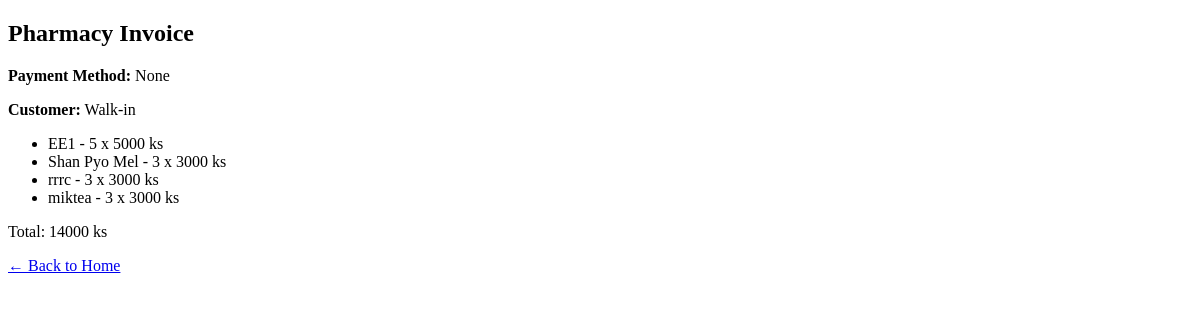
/print-preview/ (signed in), run on an earlier commit of the app's database.
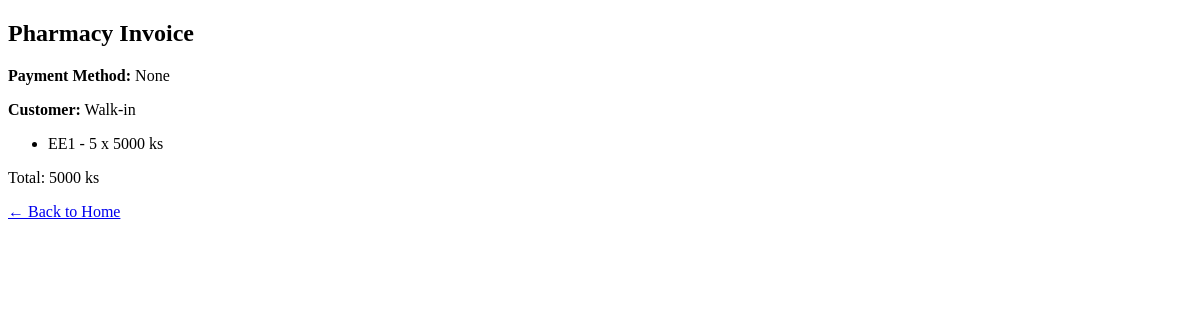
And on a later commit of the database.
### ourapp/models.py (models this page shows, shortened)
class CartProduct(models.Model):
    cart = models.ForeignKey(Cart, on_delete=models.CASCADE, verbose_name=_("Cart"))
    item = models.ForeignKey(Item, on_delete=models.CASCADE, verbose_name=_("Item"))
    qty = models.PositiveIntegerField(default=0, verbose_name=_("Quantity"))
    price = models.PositiveIntegerField(default=0, verbose_name=_("Price"))

class Item(models.Model):
    category = models.ForeignKey(Category, on_delete=models.CASCADE, verbose_name=_("Category"))
    item_photo = models.ImageField(upload_to='photos', verbose_name=_("Photo"))
    primary_supplier = models.ForeignKey(Supplier, on_delete=models.CASCADE, blank=True, null=True, verbose_name=_("Primary Supplier"))
    strength = models.CharField(max_length=50, blank=True, null=True, verbose_name=_("Strength"))
    item_name = models.CharField(max_length=255, verbose_name=_("Item Name"))
    item_quantity = models.PositiveIntegerField(verbose_name=_("Quantity"))
    item_price = models.PositiveIntegerField(verbose_name=_("Selling Price"))
    purcharse_price = models.PositiveIntegerField(default=0, verbose_name=_("Purchase Price"))
    reorder_level = models.PositiveIntegerField(default=0, blank=True, null=True, verbose_name=_("Reorder Level"))
    item_description = models.TextField(verbose_name=_("Description"))
    exp_date = models.DateField(verbose_name=_("Expiry Date"))
    brand_name = models.CharField(max_length=255, blank=True, null=True, verbose_name=_("Brand Name"))
    batch_number = models.CharField(max_length=100, blank=True, null=True, verbose_name=_("Batch Number"))
    stock_minimum = models.PositiveIntegerField(default=10, verbose_name=_("Minimum Stock"))
    is_limited = models.BooleanField(default=False, verbose_name=_("Limited Stock"))
    max_quantity = models.PositiveIntegerField(default=5, verbose_name=_("Maximum Quantity"))
    last_ordered = models.DateField(blank=True, null=True, verbose_name=_("Last Ordered"))

class Cart(models.Model):
    user = models.ForeignKey(User, on_delete=models.CASCADE, related_name='carts', verbose_name=_("User"))
    customer_name = models.CharField(max_length=100, blank=True, null=True, verbose_name=_("Customer Name"))
    total_amount = models.PositiveIntegerField(default=0, verbose_name=_("Total Amount"))
    created_date = models.DateTimeField(default=timezone.now, verbose_name=_("Created Date"))
    payment_method = models.CharField(max_length=20, blank=True, null=True, verbose_name=_("Payment Method"))
    source = models.CharField(
        max_length=10,
        choices=[('pos', _('POS')), ('online', _('Online'))],
        default='online',
        verbose_name=_("Source")
    )

### ourapp/views.py (the view)
# urls.py: path('print-preview/', print_preview, name='print_preview'),
@login_required
def print_preview(request):
    cart = Cart.objects.filter(user=request.user).order_by('-id').first()
    items = CartProduct.objects.filter(cart=cart)
    return render(request, 'print_invoice.html', {
        'cart': cart,
        'items': items
    })

### ourapp/context_processors.py (called while the page is built)
def expiry_alert_items(request):
    if request.user.is_authenticated and hasattr(request.user, 'userprofile'):
        if request.user.userprofile.role == 'pharmacist':
            today = date.today()
            threshold_date = today + timedelta(days=90)
            expiring_items = Item.objects.filter(exp_date__lte=threshold_date, exp_date__gte=today).order_by('exp_date')
            return {'expiring_items': expiring_items}
    return {}

### templates/print_invoice.html (shortened to what this page needs)
<!DOCTYPE html>
<html lang="en">
<head>
</head>
<body onload="window.print()">
    <h2>Pharmacy Invoice</h2>
    <p><strong>Payment Method:</strong> {{ cart.payment_method|title }}</p>
    <p><strong>Customer:</strong> {{ cart.customer_name|default:"Walk-in" }}</p>
    <ul>
        {% for item in items %}
        <li>{{ item.item.item_name }} - {{ item.qty }} x {{ item.price }} ks</li>
        {% endfor %}
    </ul>
    <p>Total: {{ cart.total_amount }} ks</p>
<div class="text-center mt-6">
    <a href="{% url 'pharmacist_dashboard' %}"
       class="bg-blue-600 text-white px-4 py-2 rounded hover:bg-blue-700">
       ← Back to Home
    </a>
</div>
</body>
</html>

What changed in the data, as far as the page shows it:
removed CartProduct: item.item_name "Shan Pyo Mel", qty "3", price "3000"
removed CartProduct: item.item_name "rrrc", qty "3", price "3000"
removed CartProduct: item.item_name "miktea", qty "3", price "3000"
changed Cart "None": total_amount "14000" → "5000"
